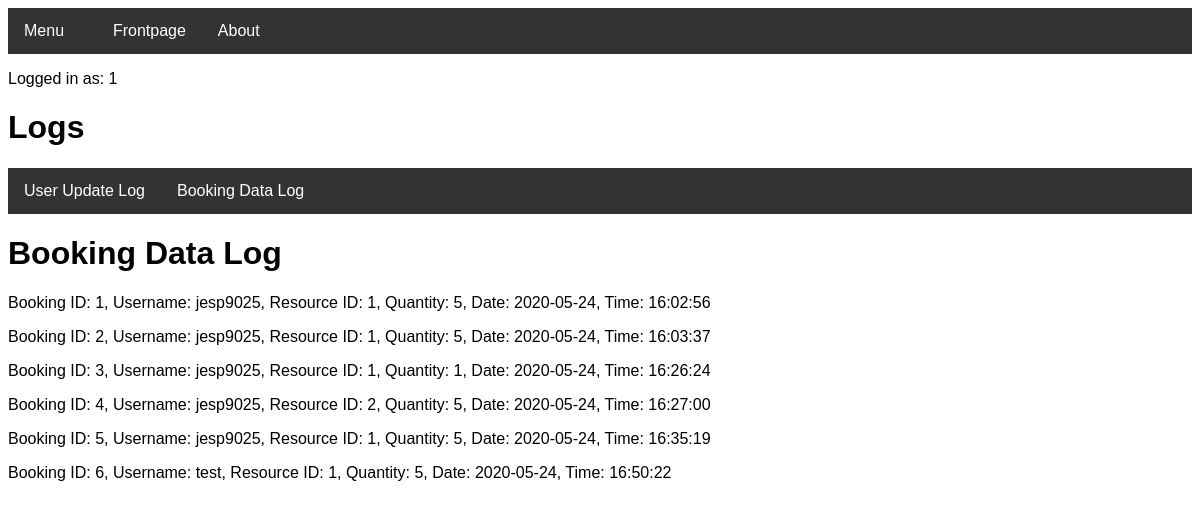
Before: /bookingdatalog (signed in) with the older database file.
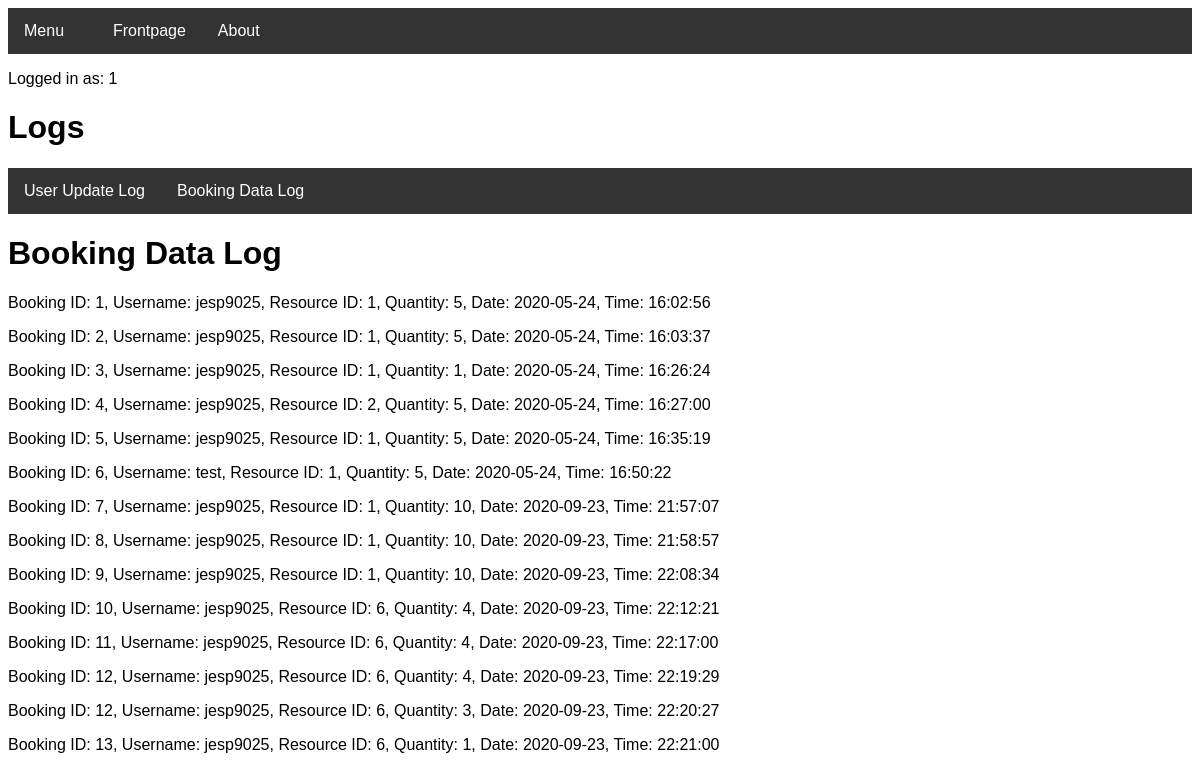
After: the same page with the newer database file.
### tables this page shows
CREATE TABLE BookingData (bookingdata_booking_id INTEGER, bookingdata_username STRING, bookingdata_resource_id INTEGER, bookingdata_resource_quantity INTEGER, bookingdata_start DATE, bookingdata_time TIME);

### routes.py (the view)
@app.route("/bookingdatalog")
def bookingdatalog():
    if "name" not in session:
        return redirect(url_for("login"))
    if user.checkIfAdmin(session['name']) == False:
        return redirect(url_for("denied"))
    lst = bookingData.readBookingData()
    return render_template("bookingdatalog.html", data=lst, username=session['name'])

### Project.py (called while the page is built)
    def readBookingData(self):
        try:
            c = self.conn.cursor()
            c.execute("SELECT 'Booking ID:', bookingdata_booking_id, 'Username:', bookingdata_username, 'Resource ID:', bookingdata_resource_id, 'Quantity:', bookingdata_resource_quantity, 'Date:', bookingdata_start, 'Time:', bookingdata_time FROM BookingData")
            lst = c.fetchall()
            c.close
            return lst
        except sqlite3.Error as e:
            return "An error occurred:", e.args[0]

    def checkIfAdmin(self, username):
        try:
            c = self.conn.cursor()
            c.execute("SELECT user_is_admin FROM User WHERE user_username = '{}'".format(username))
            lst = c.fetchall()
            toList = functools.reduce(operator.add, (lst))
            for item in toList:
                if item == "True":
                    return True
            return False
        except TypeError:
            pass

### templates/bookingdatalog.html (shortened to what this page needs)
<!DOCTYPE html>
<head>
<link rel="stylesheet" href="../static/theme.css">
<link rel="stylesheet" type="text/css" href="../static/barstyle.css" title="style"/>
<link rel="stylesheet" type="text/css" href="../static/errorstyle.css" title="style"/>
</head>
<body>
<div class="navbar">
  <div class="dropdown">
    <button class="dropbtn">Menu
      <i class="fa fa-caret-down"></i>
    </button>
  </div>
  <a href="welcome">Frontpage</a>
  <a href="about">About</a>
</div>
</body>
<p>Logged in as: {{ username }}</p>
<h1>Logs</h1>
<div class="container">
    <div class="navbar">
        <a href="userdatalog">User Update Log</a>
        <a href="bookingdatalog">Booking Data Log</a>
    </div>
    <h1>Booking Data Log</h1>
</div>
<body>
    {%for value in data%}
     <p>{{value | replace("(", "") | replace(")", "") | replace(":", "=") | replace("'", "") | replace("=,", ":") | replace("=", ":")}}</p>
    {%endfor%}
   </body>

### static/barstyle.css (style rules this page uses)
body { font-family: Arial, Helvetica, sans-serif; }
.navbar { overflow: hidden; background-color: #333; }
.navbar a { float: left; font-size: 16px; color: white; text-align: center; padding: 14px 16px; text-decoration: none; }
.dropdown { float: left; overflow: hidden; }
.dropdown .dropbtn { font-size: 16px; border: none; outline: none; color: white; padding: 14px 16px; background-color: inherit; font-family: inherit; margin: 0; }

Changed rows visible on the page:
added BookingData: value "Booking ID: 7, Username: jesp9025, Resource ID: 1, Quantity: 10, Date: 2020-09-23, Time: 21:57:07"
added BookingData: value "Booking ID: 8, Username: jesp9025, Resource ID: 1, Quantity: 10, Date: 2020-09-23, Time: 21:58:57"
added BookingData: value "Booking ID: 9, Username: jesp9025, Resource ID: 1, Quantity: 10, Date: 2020-09-23, Time: 22:08:34"
added BookingData: value "Booking ID: 10, Username: jesp9025, Resource ID: 6, Quantity: 4, Date: 2020-09-23, Time: 22:12:21"
added BookingData: value "Booking ID: 11, Username: jesp9025, Resource ID: 6, Quantity: 4, Date: 2020-09-23, Time: 22:17:00"
added BookingData: value "Booking ID: 12, Username: jesp9025, Resource ID: 6, Quantity: 4, Date: 2020-09-23, Time: 22:19:29"
added BookingData: value "Booking ID: 12, Username: jesp9025, Resource ID: 6, Quantity: 3, Date: 2020-09-23, Time: 22:20:27"
added BookingData: value "Booking ID: 13, Username: jesp9025, Resource ID: 6, Quantity: 1, Date: 2020-09-23, Time: 22:21:00"
